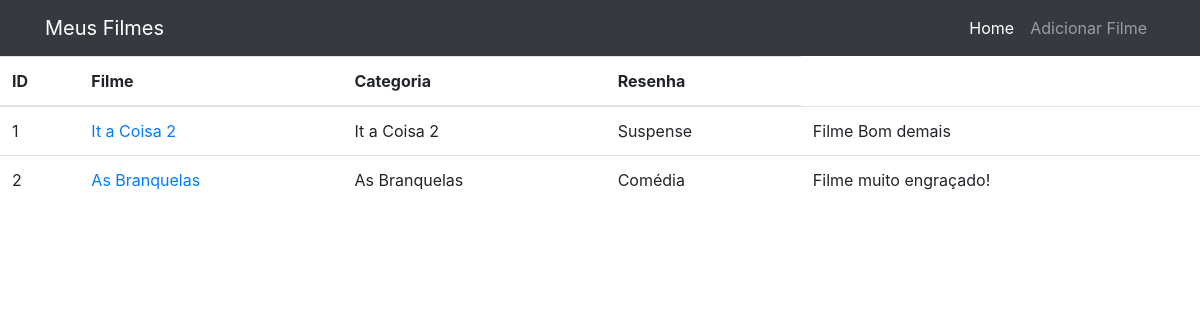
Before: / with the older database file.
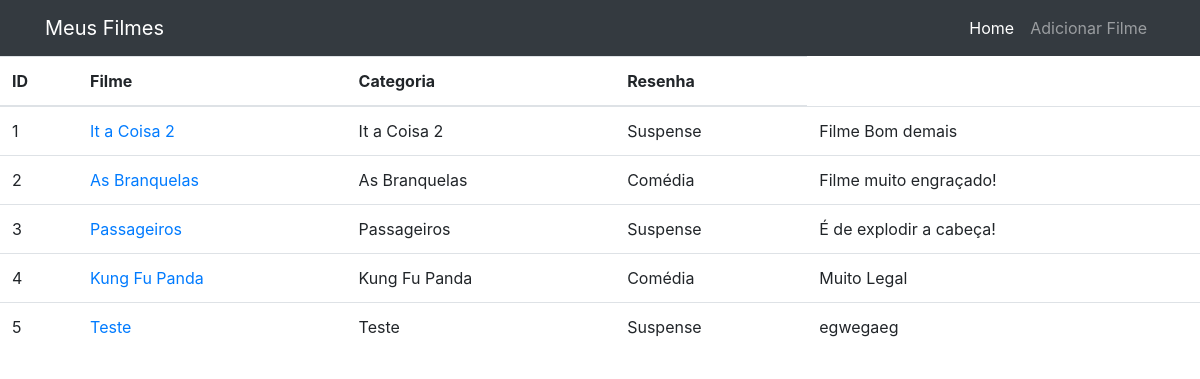
After: the same page with the newer database file.
### homepage/models.py (models this page shows, shortened)
class Filme(models.Model):
    filme = models.CharField(max_length=20)
    resenha = models.TextField(max_length=500, blank=True)
    data_criacao = models.DateField(default=timezone.now)
    categoria = models.ForeignKey(Categoria, on_delete=models.DO_NOTHING)
    mostrar = models.BooleanField(default=True)

class Categoria(models.Model):
    categoria = models.CharField(max_length=50)
    def __str__(self):
        return self.categoria

### homepage/views.py (the view)
# urls.py: path('', views.index, name='index'),
def index(request):
    filmes = Filme.objects.order_by('id').filter()
    return render(request, 'homepage/index.html', {'filmes': filmes})

### homepage/templates/homepage/index.html
{% extends 'base.html'%}
{%block conteudo%}
<table class="table">
  <thead>
    <tr>
      <th scope="col">ID</th>
      <th scope="col">Filme</th>
      <th scope="col">Categoria</th>
      <th scope="col">Resenha</th>
    </tr>
  </thead>
  <tbody>
    {% for filme in filmes %}
    <tr>
        <td>{{filme.id}}</td>
        <td>
          <a href="{% url 'ver_filme' filme.id %}">{{ filme.filme }}</a>
        </td>
        <td>{{filme.filme}}</td>
        <td>{{filme.categoria}}</td>
        <td>{{filme.resenha}}</td>
      {%endfor%}
    </tr>
  </tbody>
</table>
{%endblock%}

### templates/base.html (shortened to what this page needs)
{%load static%}
<!DOCTYPE html>
<html lang="pt">
<body>
 {%include 'parciais/_head.html'%}
 {%include 'parciais/_navbar.html'%}
 {%block conteudo%} {%endblock%}
</body>
</html>

### homepage/templates/parciais/_head.html (shortened to what this page needs)
{% load static %}
<head>
    <link href="{% static 'vendor/css/bootstrap.min.css' %}" rel="stylesheet">
</head>

### homepage/templates/parciais/_navbar.html (shortened to what this page needs)
<nav class="navbar navbar-expand-lg navbar-dark bg-dark static-top">
    <div class="container">
      <a class="navbar-brand" href="#">Meus Filmes</a>
      <div class="collapse navbar-collapse" id="navbarResponsive">
        <ul class="navbar-nav ml-auto">
          <li class="nav-item active">
            <a class="nav-link" href="{% url 'index' %}">Home
            </a>
          </li>
          <li class="nav-item">
            <a class="nav-link" href="{% url 'adicionar' %}">Adicionar Filme</a>
          </li>
        </ul>
      </div>
    </div>
  </nav>

Changed rows visible on the page:
added Filme: id "3", filme "Passageiros", categoria "Suspense", resenha "É de explodir a cabeça!"
added Filme: id "4", filme "Kung Fu Panda", categoria "Comédia", resenha "Muito Legal"
added Filme: id "5", filme "Teste", categoria "Suspense", resenha "egwegaeg"
